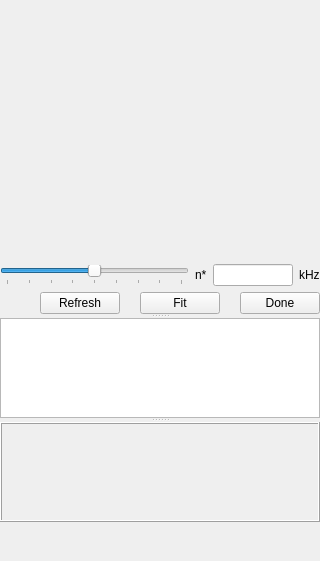
          <widget class="QWidget" name="page_spectra_fit">
           <layout class="QVBoxLayout" name="verticalLayout_27">
            <property name="spacing">
             <number>0</number>
            </property>
            <property name="leftMargin">
             <number>0</number>
            </property>
            <property name="topMargin">
             <number>0</number>
            </property>
            <property name="rightMargin">
             <number>0</number>
            </property>
            <property name="bottomMargin">
             <number>0</number>
            </property>
            <item>
             <widget class="QSplitter" name="splitter_7">
              <property name="orientation">
               <enum>Qt::Vertical</enum>
              </property>
              <widget class="QWidget" name="layoutWidget">
               <layout class="QVBoxLayout" name="verticalLayout_20">
                <item>
                 <widget class="QFrame" name="frame_spectra_fit">
                  <property name="minimumSize">
                   <size>
                    <width>0</width>
                    <height>200</height>
                   </size>
                  </property>
                  <property name="contextMenuPolicy">
                   <enum>Qt::CustomContextMenu</enum>
                  </property>
                  <property name="frameShape">
                   <enum>QFrame::NoFrame</enum>
                  </property>
                  <property name="frameShadow">
                   <enum>QFrame::Raised</enum>
                  </property>
                 </widget>
                </item>
                <item>
                 <layout class="QHBoxLayout" name="horizontalLayout_22">
                  <property name="spacing">
                   <number>6</number>
                  </property>
                  <item>
                   <widget class="QSlider" name="horizontalSlider_span_ctrl">
                    <property name="sizePolicy">
                     <sizepolicy hsizetype="Preferred" vsizetype="Fixed">
                      <horstretch>0</horstretch>
                      <verstretch>0</verstretch>
                     </sizepolicy>
                    </property>
                    <property name="minimum">
                     <number>-20</number>
                    </property>
                    <property name="maximum">
                     <number>20</number>
                    </property>
                    <property name="singleStep">
                     <number>1</number>
                    </property>
                    <property name="pageStep">
                     <number>40</number>
                    </property>
                    <property name="orientation">
                     <enum>Qt::Horizontal</enum>
                    </property>
                    <property name="tickPosition">
                     <enum>QSlider::TicksBelow</enum>
                    </property>
                    <property name="tickInterval">
                     <number>5</number>
                    </property>
                   </widget>
                  </item>
                  <item>
                   <widget class="QLabel" name="label_9">
                    <property name="sizePolicy">
                     <sizepolicy hsizetype="Fixed" vsizetype="Fixed">
                      <horstretch>0</horstretch>
                      <verstretch>0</verstretch>
                     </sizepolicy>
                    </property>
                    <property name="text">
                     <string>n*</string>
                    </property>
                    <property name="buddy">
                     <cstring>lineEdit</cstring>
                    </property>
                   </widget>
                  </item>
                  <item>
                   <widget class="QLineEdit" name="lineEdit">
                    <property name="sizePolicy">
                     <sizepolicy hsizetype="Fixed" vsizetype="Fixed">
                      <horstretch>0</horstretch>
                      <verstretch>0</verstretch>
                     </sizepolicy>
                    </property>
                    <property name="maximumSize">
                     <size>
                      <width>80</width>
                      <height>16777215</height>
                     </size>
                    </property>
                   </widget>
                  </item>
                  <item>
                   <widget class="QLabel" name="label_5">
                    <property name="sizePolicy">
                     <sizepolicy hsizetype="Fixed" vsizetype="Fixed">
                      <horstretch>0</horstretch>
                      <verstretch>0</verstretch>
                     </sizepolicy>
                    </property>
                    <property name="text">
                     <string>kHz</string>
                    </property>
                    <property name="buddy">
                     <cstring>lineEdit</cstring>
                    </property>
                   </widget>
                  </item>
                 </layout>
                </item>
                <item>
                 <layout class="QHBoxLayout" name="horizontalLayout_4">
                  <property name="spacing">
                   <number>20</number>
                  </property>
                  <item>
                   <spacer name="horizontalSpacer_2">
                    <property name="orientation">
                     <enum>Qt::Horizontal</enum>
                    </property>
                    <property name="sizeType">
                     <enum>QSizePolicy::Expanding</enum>
                    </property>
                    <property name="sizeHint" stdset="0">
                     <size>
                      <width>40</width>
                      <height>20</height>
                     </size>
                    </property>
                   </spacer>
                  </item>
                  <item>
                   <widget class="QPushButton" name="pushButton_2">
                    <property name="sizePolicy">
                     <sizepolicy hsizetype="Fixed" vsizetype="Fixed">
                      <horstretch>0</horstretch>
                      <verstretch>0</verstretch>
                     </sizepolicy>
                    </property>
                    <property name="text">
                     <string>Refresh</string>
                    </property>
                   </widget>
                  </item>
                  <item>
                   <widget class="QPushButton" name="pushButton">
                    <property name="sizePolicy">
                     <sizepolicy hsizetype="Fixed" vsizetype="Fixed">
                      <horstretch>0</horstretch>
                      <verstretch>0</verstretch>
                     </sizepolicy>
                    </property>
                    <property name="text">
                     <string>Fit</string>
                    </property>
                   </widget>
                  </item>
                  <item>
                   <widget class="QPushButton" name="pushButton_11">
                    <property name="text">
                     <string>Done</string>
                    </property>
                   </widget>
                  </item>
                 </layout>
                </item>
               </layout>
              </widget>
              <widget class="QTextBrowser" name="textBrowser">
               <property name="sizePolicy">
                <sizepolicy hsizetype="Preferred" vsizetype="Preferred">
                 <horstretch>0</horstretch>
                 <verstretch>0</verstretch>
                </sizepolicy>
               </property>
               <property name="maximumSize">
                <size>
                 <width>16777215</width>
                 <height>100</height>
                </size>
               </property>
               <property name="html">
                <string>&lt;!DOCTYPE HTML PUBLIC &quot;-//W3C//DTD HTML 4.0//EN&quot; &quot;http://www.w3.org/TR/REC-html40/strict.dtd&quot;&gt;
&lt;html&gt;&lt;head&gt;&lt;meta name=&quot;qrichtext&quot; content=&quot;1&quot; /&gt;&lt;style type=&quot;text/css&quot;&gt;
p, li { white-space: pre-wrap; }
&lt;/style&gt;&lt;/head&gt;&lt;body style=&quot; font-family:'MS Shell Dlg 2'; font-size:8.25pt; font-weight:400; font-style:normal;&quot;&gt;
&lt;p style=&quot;-qt-paragraph-type:empty; margin-top:0px; margin-bottom:0px; margin-left:0px; margin-right:0px; -qt-block-indent:0; text-indent:0px;&quot;&gt;&lt;br /&gt;&lt;/p&gt;&lt;/body&gt;&lt;/html&gt;</string>
               </property>
              </widget>
              <widget class="QWidget" name="layoutWidget">
               <layout class="QVBoxLayout" name="verticalLayout_21">
                <property name="spacing">
                 <number>0</number>
                </property>
                <item>
                 <widget class="QFrame" name="frame_spectra_polar">
                  <property name="sizePolicy">
                   <sizepolicy hsizetype="Preferred" vsizetype="Expanding">
                    <horstretch>0</horstretch>
                    <verstretch>0</verstretch>
                   </sizepolicy>
                  </property>
                  <property name="minimumSize">
                   <size>
                    <width>0</width>
                    <height>100</height>
                   </size>
                  </property>
                  <property name="frameShape">
                   <enum>QFrame::Box</enum>
                  </property>
                  <property name="frameShadow">
                   <enum>QFrame::Raised</enum>
                  </property>
                 </widget>
                </item>
                <item>
                 <spacer name="verticalSpacer_7">
                  <property name="orientation">
                   <enum>Qt::Vertical</enum>
                  </property>
                  <property name="sizeType">
                   <enum>QSizePolicy::Expanding</enum>
                  </property>
                  <property name="sizeHint" stdset="0">
                   <size>
                    <width>20</width>
                    <height>13</height>
                   </size>
                  </property>
                 </spacer>
                </item>
               </layout>
              </widget>
             </widget>
            </item>
           </layout>
          </widget>
